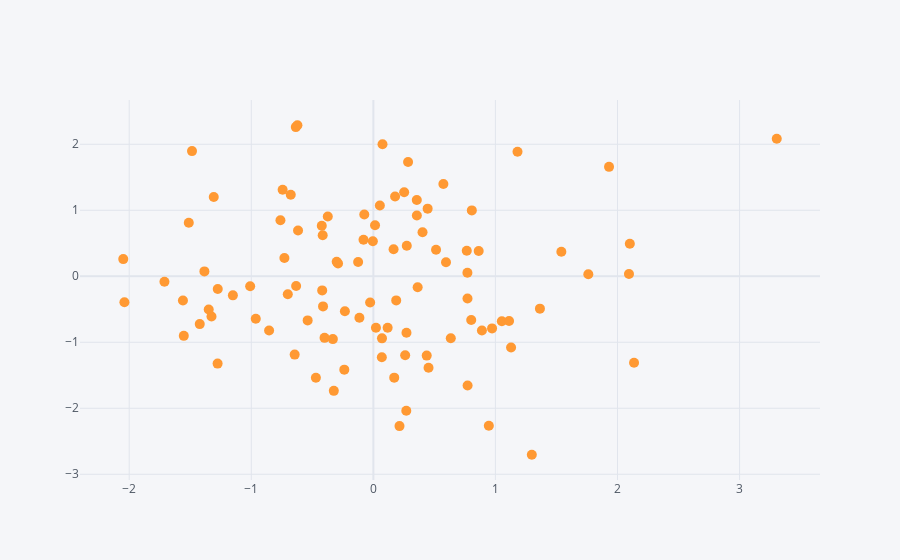

Notebook cell for this chart:
### Markdown cell above
## Scatter

### Code cell
df.iplot(kind='scatter',x='A',y='B',mode='markers',size=10)
